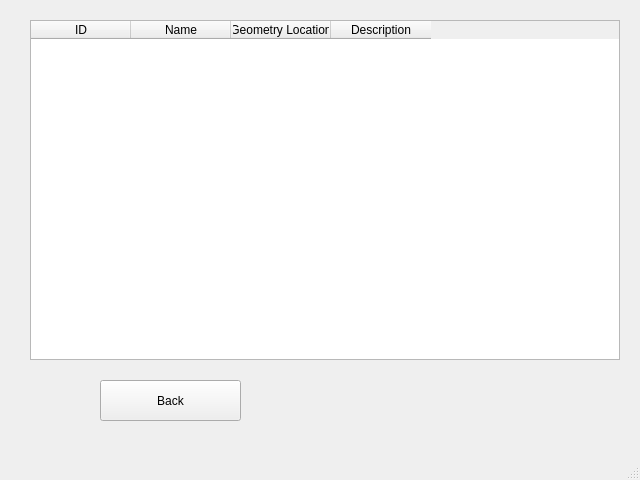
<?xml version="1.0" encoding="UTF-8"?>
<ui version="4.0">
 <class>MainWindow</class>
 <widget class="QMainWindow" name="MainWindow">
  <property name="geometry">
   <rect>
    <x>0</x>
    <y>0</y>
    <width>640</width>
    <height>480</height>
   </rect>
  </property>
  <property name="windowTitle">
   <string>MainWindow</string>
  </property>
  <widget class="QWidget" name="centralwidget">
   <widget class="QPushButton" name="btn_back">
    <property name="geometry">
     <rect>
      <x>100</x>
      <y>380</y>
      <width>141</width>
      <height>41</height>
     </rect>
    </property>
    <property name="text">
     <string>Back</string>
    </property>
   </widget>
   <widget class="QTableWidget" name="table_view">
    <property name="geometry">
     <rect>
      <x>30</x>
      <y>20</y>
      <width>590</width>
      <height>340</height>
     </rect>
    </property>
    <column>
     <property name="text">
      <string>ID</string>
     </property>
     <property name="textAlignment">
      <set>AlignCenter</set>
     </property>
    </column>
    <column>
     <property name="text">
      <string>Name</string>
     </property>
     <property name="textAlignment">
      <set>AlignCenter</set>
     </property>
    </column>
    <column>
     <property name="text">
      <string>Geometry Location</string>
     </property>
     <property name="textAlignment">
      <set>AlignCenter</set>
     </property>
    </column>
    <column>
     <property name="text">
      <string>Description</string>
     </property>
     <property name="textAlignment">
      <set>AlignCenter</set>
     </property>
    </column>
   </widget>
  </widget>
  <widget class="QMenuBar" name="menubar">
   <property name="geometry">
    <rect>
     <x>0</x>
     <y>0</y>
     <width>640</width>
     <height>22</height>
    </rect>
   </property>
  </widget>
  <widget class="QStatusBar" name="statusbar"/>
 </widget>
 <resources/>
 <connections/>
</ui>
